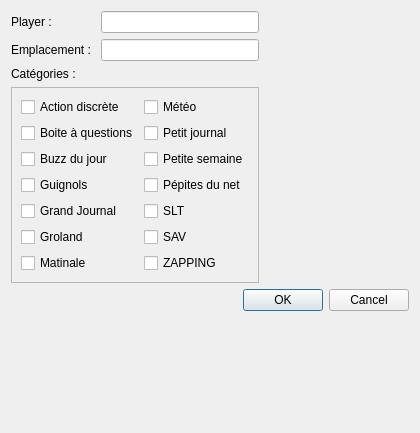
<?xml version="1.0" encoding="UTF-8"?>
<ui version="4.0">
 <class>Preferences</class>
 <widget class="QWidget" name="Preferences">
  <property name="geometry">
   <rect>
    <x>0</x>
    <y>0</y>
    <width>420</width>
    <height>433</height>
   </rect>
  </property>
  <property name="windowTitle">
   <string>Préférences</string>
  </property>
  <layout class="QFormLayout" name="formLayout_2">
   <item row="0" column="0">
    <layout class="QVBoxLayout" name="verticalLayout_2">
     <item>
      <layout class="QFormLayout" name="formLayout">
       <property name="fieldGrowthPolicy">
        <enum>QFormLayout::AllNonFixedFieldsGrow</enum>
       </property>
       <item row="0" column="0">
        <widget class="QLabel" name="label">
         <property name="text">
          <string>Player : </string>
         </property>
        </widget>
       </item>
       <item row="0" column="1">
        <widget class="QLineEdit" name="lineEditPlayer">
         <property name="text">
          <string/>
         </property>
        </widget>
       </item>
       <item row="1" column="0">
        <widget class="QLabel" name="label_2">
         <property name="text">
          <string>Emplacement : </string>
         </property>
        </widget>
       </item>
       <item row="1" column="1">
        <widget class="QLineEdit" name="lineEditDirUser"/>
       </item>
      </layout>
     </item>
     <item>
      <widget class="QLabel" name="label_4">
       <property name="text">
        <string>Catégories : </string>
       </property>
      </widget>
     </item>
     <item>
      <widget class="QFrame" name="frame_2">
       <property name="frameShape">
        <enum>QFrame::StyledPanel</enum>
       </property>
       <property name="frameShadow">
        <enum>QFrame::Raised</enum>
       </property>
       <layout class="QGridLayout" name="gridLayout_2">
        <item row="0" column="0">
         <widget class="QCheckBox" name="discrete">
          <property name="text">
           <string>Action discrète</string>
          </property>
         </widget>
        </item>
        <item row="0" column="1">
         <widget class="QCheckBox" name="meteo">
          <property name="text">
           <string>Météo</string>
          </property>
         </widget>
        </item>
        <item row="1" column="0">
         <widget class="QCheckBox" name="boite">
          <property name="text">
           <string>Boite à questions</string>
          </property>
         </widget>
        </item>
        <item row="1" column="1">
         <widget class="QCheckBox" name="petit">
          <property name="text">
           <string>Petit journal</string>
          </property>
         </widget>
        </item>
        <item row="2" column="0">
         <widget class="QCheckBox" name="boucan">
          <property name="text">
           <string>Buzz du jour</string>
          </property>
         </widget>
        </item>
        <item row="2" column="1">
         <widget class="QCheckBox" name="petite">
          <property name="text">
           <string>Petite semaine</string>
          </property>
         </widget>
        </item>
        <item row="3" column="1">
         <widget class="QCheckBox" name="pepites">
          <property name="text">
           <string>Pépites du net</string>
          </property>
         </widget>
        </item>
        <item row="3" column="0">
         <widget class="QCheckBox" name="guignols">
          <property name="text">
           <string>Guignols</string>
          </property>
         </widget>
        </item>
        <item row="4" column="0">
         <widget class="QCheckBox" name="grand">
          <property name="text">
           <string>Grand Journal</string>
          </property>
         </widget>
        </item>
        <item row="5" column="0">
         <widget class="QCheckBox" name="groland">
          <property name="text">
           <string>Groland</string>
          </property>
         </widget>
        </item>
        <item row="6" column="0">
         <widget class="QCheckBox" name="matinale">
          <property name="text">
           <string>Matinale</string>
          </property>
         </widget>
        </item>
        <item row="4" column="1">
         <widget class="QCheckBox" name="salut">
          <property name="text">
           <string>SLT</string>
          </property>
         </widget>
        </item>
        <item row="5" column="1">
         <widget class="QCheckBox" name="sav">
          <property name="text">
           <string>SAV</string>
          </property>
         </widget>
        </item>
        <item row="6" column="1">
         <widget class="QCheckBox" name="zapping">
          <property name="text">
           <string>ZAPPING</string>
          </property>
         </widget>
        </item>
       </layout>
      </widget>
     </item>
    </layout>
   </item>
   <item row="1" column="0" colspan="2">
    <layout class="QHBoxLayout" name="horizontalLayout">
     <item>
      <spacer name="horizontalSpacer">
       <property name="orientation">
        <enum>Qt::Horizontal</enum>
       </property>
       <property name="sizeHint" stdset="0">
        <size>
         <width>40</width>
         <height>20</height>
        </size>
       </property>
      </spacer>
     </item>
     <item>
      <widget class="QDialogButtonBox" name="buttonBox">
       <property name="standardButtons">
        <set>QDialogButtonBox::Cancel|QDialogButtonBox::Ok</set>
       </property>
      </widget>
     </item>
    </layout>
   </item>
  </layout>
 </widget>
 <resources/>
 <connections/>
</ui>
